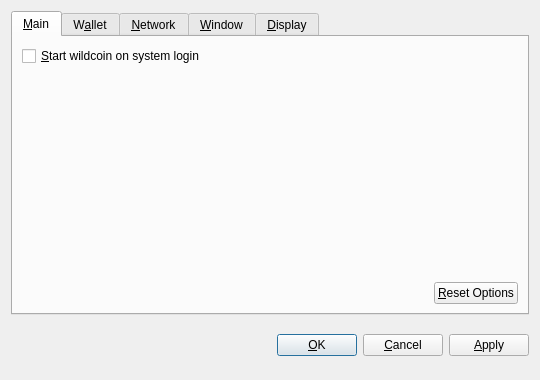
<?xml version="1.0" encoding="UTF-8"?>
<ui version="4.0">
 <class>OptionsDialog</class>
 <widget class="QDialog" name="OptionsDialog">
  <property name="geometry">
   <rect>
    <x>0</x>
    <y>0</y>
    <width>540</width>
    <height>380</height>
   </rect>
  </property>
  <property name="windowTitle">
   <string>Options</string>
  </property>
  <property name="modal">
   <bool>true</bool>
  </property>
  <layout class="QVBoxLayout" name="verticalLayout">
   <item>
    <widget class="QTabWidget" name="tabWidget">
     <property name="tabPosition">
      <enum>QTabWidget::North</enum>
     </property>
     <property name="currentIndex">
      <number>0</number>
     </property>
     <widget class="QWidget" name="tabMain">
      <attribute name="title">
       <string>&amp;Main</string>
      </attribute>
      <layout class="QVBoxLayout" name="verticalLayout_Main">
       <item>
        <widget class="QCheckBox" name="bitcoinAtStartup">
         <property name="toolTip">
          <string>Automatically start wildcoin after logging in to the system.</string>
         </property>
         <property name="text">
          <string>&amp;Start wildcoin on system login</string>
         </property>
        </widget>
       </item>
       <item>
        <spacer name="verticalSpacer_Main">
         <property name="orientation">
          <enum>Qt::Vertical</enum>
         </property>
         <property name="sizeHint" stdset="0">
          <size>
           <width>20</width>
           <height>40</height>
          </size>
         </property>
        </spacer>
       </item>
       <item>
        <layout class="QHBoxLayout" name="horizontalLayout_2_Main">
         <item>
          <spacer name="horizontalSpacer_2_Main">
           <property name="orientation">
            <enum>Qt::Horizontal</enum>
           </property>
           <property name="sizeHint" stdset="0">
            <size>
             <width>40</width>
             <height>20</height>
            </size>
           </property>
          </spacer>
         </item>
         <item>
          <widget class="QPushButton" name="resetButton">
           <property name="toolTip">
            <string>Reset all client options to default.</string>
           </property>
           <property name="text">
            <string>&amp;Reset Options</string>
           </property>
           <property name="autoDefault">
            <bool>false</bool>
           </property>
          </widget>
         </item>
        </layout>
       </item>
      </layout>
     </widget>
     <widget class="QWidget" name="tabWallet">
      <attribute name="title">
       <string>W&amp;allet</string>
      </attribute>
      <layout class="QVBoxLayout" name="verticalLayout_Network">
       <item>
        <widget class="QLabel" name="transactionFeeInfoLabel">
         <property name="text">
          <string>Optional transaction fee per kB that helps make sure your transactions are processed quickly. Most transactions are 1 kB.</string>
         </property>
         <property name="textFormat">
          <enum>Qt::PlainText</enum>
         </property>
         <property name="wordWrap">
          <bool>true</bool>
         </property>
        </widget>
       </item>
       <item>
        <layout class="QHBoxLayout" name="horizontalLayout_1_Main">
         <item>
          <widget class="QLabel" name="transactionFeeLabel">
           <property name="text">
            <string>Pay transaction &amp;fee</string>
           </property>
           <property name="textFormat">
            <enum>Qt::PlainText</enum>
           </property>
           <property name="buddy">
            <cstring>transactionFee</cstring>
           </property>
          </widget>
         </item>
         <item>
          <widget class="BitcoinAmountField" name="transactionFee"/>
         </item>
         <item>
          <spacer name="horizontalSpacer_1_Main">
           <property name="orientation">
            <enum>Qt::Horizontal</enum>
           </property>
           <property name="sizeHint" stdset="0">
            <size>
             <width>40</width>
             <height>20</height>
            </size>
           </property>
          </spacer>
         </item>
        </layout>
       </item>
       <item>
        <widget class="QLabel" name="label">
         <property name="text">
          <string>If you disable the spending of unconfirmed change, the change from a transaction cannot be used until that transaction has at least one confirmation. This also affects how your balance is computed.</string>
         </property>
         <property name="wordWrap">
          <bool>true</bool>
         </property>
        </widget>
       </item>
       <item>
        <widget class="QCheckBox" name="spendZeroConfChange">
         <property name="text">
          <string>Spend unconfirmed change  (experts only)</string>
         </property>
        </widget>
       </item>
       <item>
        <spacer name="verticalSpacer">
         <property name="orientation">
          <enum>Qt::Vertical</enum>
         </property>
         <property name="sizeHint" stdset="0">
          <size>
           <width>20</width>
           <height>40</height>
          </size>
         </property>
        </spacer>
       </item>
      </layout>
     </widget>
     <widget class="QWidget" name="tabNetwork">
      <attribute name="title">
       <string>&amp;Network</string>
      </attribute>
      <layout class="QVBoxLayout" name="verticalLayout_Network">
       <item>
        <widget class="QCheckBox" name="mapPortUpnp">
         <property name="toolTip">
          <string>Automatically open the wildcoin client port on the router. This only works when your router supports UPnP and it is enabled.</string>
         </property>
         <property name="text">
          <string>Map port using &amp;UPnP</string>
         </property>
        </widget>
       </item>
       <item>
        <widget class="QCheckBox" name="connectSocks">
         <property name="toolTip">
          <string>Connect to the wildcoin network through a SOCKS proxy (e.g. when connecting through Tor).</string>
         </property>
         <property name="text">
          <string>&amp;Connect through SOCKS proxy:</string>
         </property>
        </widget>
       </item>
       <item>
        <layout class="QHBoxLayout" name="horizontalLayout_Network">
         <item>
          <widget class="QLabel" name="proxyIpLabel">
           <property name="text">
            <string>Proxy &amp;IP:</string>
           </property>
           <property name="textFormat">
            <enum>Qt::PlainText</enum>
           </property>
           <property name="buddy">
            <cstring>proxyIp</cstring>
           </property>
          </widget>
         </item>
         <item>
          <widget class="QValidatedLineEdit" name="proxyIp">
           <property name="maximumSize">
            <size>
             <width>140</width>
             <height>16777215</height>
            </size>
           </property>
           <property name="toolTip">
            <string>IP address of the proxy (e.g. 127.0.0.1)</string>
           </property>
          </widget>
         </item>
         <item>
          <widget class="QLabel" name="proxyPortLabel">
           <property name="text">
            <string>&amp;Port:</string>
           </property>
           <property name="textFormat">
            <enum>Qt::PlainText</enum>
           </property>
           <property name="buddy">
            <cstring>proxyPort</cstring>
           </property>
          </widget>
         </item>
         <item>
          <widget class="QLineEdit" name="proxyPort">
           <property name="maximumSize">
            <size>
             <width>55</width>
             <height>16777215</height>
            </size>
           </property>
           <property name="toolTip">
            <string>Port of the proxy (e.g. 9050)</string>
           </property>
          </widget>
         </item>
         <item>
          <widget class="QLabel" name="socksVersionLabel">
           <property name="text">
            <string>SOCKS &amp;Version:</string>
           </property>
           <property name="textFormat">
            <enum>Qt::PlainText</enum>
           </property>
           <property name="buddy">
            <cstring>socksVersion</cstring>
           </property>
          </widget>
         </item>
         <item>
          <widget class="QValueComboBox" name="socksVersion">
           <property name="toolTip">
            <string>SOCKS version of the proxy (e.g. 5)</string>
           </property>
          </widget>
         </item>
         <item>
          <spacer name="horizontalSpacer_Network">
           <property name="orientation">
            <enum>Qt::Horizontal</enum>
           </property>
           <property name="sizeHint" stdset="0">
            <size>
             <width>40</width>
             <height>20</height>
            </size>
           </property>
          </spacer>
         </item>
        </layout>
       </item>
       <item>
        <spacer name="verticalSpacer_Network">
         <property name="orientation">
          <enum>Qt::Vertical</enum>
         </property>
         <property name="sizeHint" stdset="0">
          <size>
           <width>20</width>
           <height>40</height>
          </size>
         </property>
        </spacer>
       </item>
      </layout>
     </widget>
     <widget class="QWidget" name="tabWindow">
      <attribute name="title">
       <string>&amp;Window</string>
      </attribute>
      <layout class="QVBoxLayout" name="verticalLayout_Window">
       <item>
        <widget class="QCheckBox" name="minimizeToTray">
         <property name="toolTip">
          <string>Show only a tray icon after minimizing the window.</string>
         </property>
         <property name="text">
          <string>&amp;Minimize to the tray instead of the taskbar</string>
         </property>
        </widget>
       </item>
       <item>
        <widget class="QCheckBox" name="minimizeOnClose">
         <property name="toolTip">
          <string>Minimize instead of exit the application when the window is closed. When this option is enabled, the application will be closed only after selecting Quit in the menu.</string>
         </property>
         <property name="text">
          <string>M&amp;inimize on close</string>
         </property>
        </widget>
       </item>
       <item>
        <spacer name="verticalSpacer_Window">
         <property name="orientation">
          <enum>Qt::Vertical</enum>
         </property>
         <property name="sizeHint" stdset="0">
          <size>
           <width>20</width>
           <height>40</height>
          </size>
         </property>
        </spacer>
       </item>
      </layout>
     </widget>
     <widget class="QWidget" name="tabDisplay">
      <attribute name="title">
       <string>&amp;Display</string>
      </attribute>
      <layout class="QVBoxLayout" name="verticalLayout_Display">
       <item>
        <layout class="QHBoxLayout" name="horizontalLayout_1_Display">
         <item>
          <widget class="QLabel" name="langLabel">
           <property name="text">
            <string>User Interface &amp;language:</string>
           </property>
           <property name="textFormat">
            <enum>Qt::PlainText</enum>
           </property>
           <property name="buddy">
            <cstring>lang</cstring>
           </property>
          </widget>
         </item>
         <item>
          <widget class="QValueComboBox" name="lang">
           <property name="toolTip">
            <string>The user interface language can be set here. This setting will take effect after restarting wildcoin.</string>
           </property>
          </widget>
         </item>
        </layout>
       </item>
       <item>
        <layout class="QHBoxLayout" name="horizontalLayout_2_Display">
         <item>
          <widget class="QLabel" name="unitLabel">
           <property name="text">
            <string>&amp;Unit to show amounts in:</string>
           </property>
           <property name="textFormat">
            <enum>Qt::PlainText</enum>
           </property>
           <property name="buddy">
            <cstring>unit</cstring>
           </property>
          </widget>
         </item>
         <item>
          <widget class="QValueComboBox" name="unit">
           <property name="toolTip">
            <string>Choose the default subdivision unit to show in the interface and when sending coins.</string>
           </property>
          </widget>
         </item>
        </layout>
       </item>
       <item>
        <widget class="QCheckBox" name="displayAddresses">
         <property name="toolTip">
          <string>Whether to show wildcoin addresses in the transaction list or not.</string>
         </property>
         <property name="text">
          <string>&amp;Display addresses in transaction list</string>
         </property>
        </widget>
       </item>
       <item>
        <widget class="QCheckBox" name="coinControlFeatures">
         <property name="toolTip">
          <string>Whether to show coin control features or not.</string>
         </property>
         <property name="text">
          <string>Display coin &amp;control features (experts only!)</string>
         </property>
        </widget>
       </item>
       <item>
        <spacer name="verticalSpacer_Display">
         <property name="orientation">
          <enum>Qt::Vertical</enum>
         </property>
         <property name="sizeHint" stdset="0">
          <size>
           <width>20</width>
           <height>40</height>
          </size>
         </property>
        </spacer>
       </item>
      </layout>
     </widget>
    </widget>
   </item>
   <item>
    <layout class="QHBoxLayout" name="horizontalLayout_Buttons">
     <item>
      <spacer name="horizontalSpacer_1">
       <property name="orientation">
        <enum>Qt::Horizontal</enum>
       </property>
       <property name="sizeHint" stdset="0">
        <size>
         <width>40</width>
         <height>48</height>
        </size>
       </property>
      </spacer>
     </item>
     <item>
      <widget class="QLabel" name="statusLabel">
       <property name="font">
        <font>
         <weight>75</weight>
         <bold>true</bold>
        </font>
       </property>
       <property name="text">
        <string/>
       </property>
       <property name="textFormat">
        <enum>Qt::PlainText</enum>
       </property>
       <property name="wordWrap">
        <bool>true</bool>
       </property>
      </widget>
     </item>
     <item>
      <spacer name="horizontalSpacer_2">
       <property name="orientation">
        <enum>Qt::Horizontal</enum>
       </property>
       <property name="sizeHint" stdset="0">
        <size>
         <width>40</width>
         <height>48</height>
        </size>
       </property>
      </spacer>
     </item>
     <item>
      <widget class="QPushButton" name="okButton">
       <property name="text">
        <string>&amp;OK</string>
       </property>
      </widget>
     </item>
     <item>
      <widget class="QPushButton" name="cancelButton">
       <property name="text">
        <string>&amp;Cancel</string>
       </property>
       <property name="autoDefault">
        <bool>false</bool>
       </property>
      </widget>
     </item>
     <item>
      <widget class="QPushButton" name="applyButton">
       <property name="text">
        <string>&amp;Apply</string>
       </property>
       <property name="autoDefault">
        <bool>false</bool>
       </property>
      </widget>
     </item>
    </layout>
   </item>
  </layout>
 </widget>
 <customwidgets>
  <customwidget>
   <class>BitcoinAmountField</class>
   <extends>QSpinBox</extends>
   <header>bitcoinamountfield.h</header>
  </customwidget>
  <customwidget>
   <class>QValueComboBox</class>
   <extends>QComboBox</extends>
   <header>qvaluecombobox.h</header>
  </customwidget>
  <customwidget>
   <class>QValidatedLineEdit</class>
   <extends>QLineEdit</extends>
   <header>qvalidatedlineedit.h</header>
  </customwidget>
 </customwidgets>
 <resources/>
 <connections/>
</ui>
